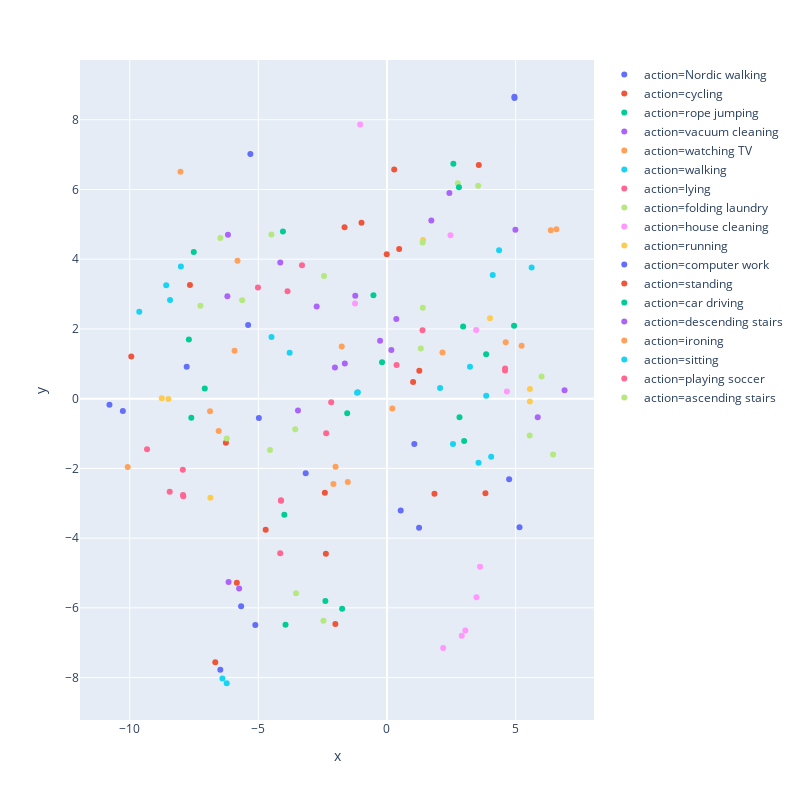

This figure's notebook cell:
### Code cell
# view spatial distribution after transfer learning 
tsne_simulate(ae_model1, sample_dl, Id2Label)

### Figure 1 — Plotly figure (JSON) as saved in the notebook; plotly's stock layout.template omitted (floating-point values rounded to 4 significant figures)
{"data": [{"hoverlabel": {"namelength": 0}, "hovertemplate": "action=Nordic walking<br>x=%{x}<br>y=%{y}", "legendgroup": "action=Nordic walking", "marker": {"color": "#636efa", "symbol": "circle"}, "mode": "markers", "name": "action=Nordic walking", "showlegend": true, "type": "scatter", "x": [-5.67, -4.981, -3.159, -7.785, 5.152, 4.748, -5.398], "xaxis": "x", "y": [-5.957, -0.5574, -2.142, 0.9134, -3.688, -2.31, 2.112], "yaxis": "y"}, {"hoverlabel": {"namelength": 0}, "hovertemplate": "action=cycling<br>x=%{x}<br>y=%{y}", "legendgroup": "action=cycling", "marker": {"color": "#EF553B", "symbol": "circle"}, "mode": "markers", "name": "action=cycling", "showlegend": true, "type": "scatter", "x": [0.473, -0.9903, -0.0105, 1.015, -9.939, 1.256, -2.375, -2.415, 0.2798, -1.649], "xaxis": "x", "y": [4.294, 5.049, 4.141, 0.476, 1.21, 0.7986, -4.446, -2.701, 6.576, 4.919], "yaxis": "y"}, {"hoverlabel": {"namelength": 0}, "hovertemplate": "action=rope jumping<br>x=%{x}<br>y=%{y}", "legendgroup": "action=rope jumping", "marker": {"color": "#00cc96", "symbol": "circle"}, "mode": "markers", "name": "action=rope jumping", "showlegend": true, "type": "scatter", "x": [-7.7, -2.394, -7.51, 2.58, -1.744, -7.605, -4.044, 2.819, -3.944, -7.084], "xaxis": "x", "y": [1.694, -5.801, 4.206, 6.737, -6.023, -0.5457, 4.792, -0.531, -6.483, 0.2884], "yaxis": "y"}, {"hoverlabel": {"namelength": 0}, "hovertemplate": "action=vacuum cleaning<br>x=%{x}<br>y=%{y}", "legendgroup": "action=vacuum cleaning", "marker": {"color": "#ab63fa", "symbol": "circle"}, "mode": "markers", "name": "action=vacuum cleaning", "showlegend": true, "type": "scatter", "x": [-6.181, 1.723, -6.157, -4.147, 2.424, 0.1698, -2.733, -6.204, -1.233], "xaxis": "x", "y": [4.703, 5.112, -5.26, 3.905, 5.899, 1.397, 2.644, 2.94, 2.952], "yaxis": "y"}, {"hoverlabel": {"namelength": 0}, "hovertemplate": "action=watching TV<br>x=%{x}<br>y=%{y}", "legendgroup": "action=watching TV", "marker": {"color": "#FFA15A", "symbol": "circle"}, "mode": "markers", "name": "action=watching TV", "showlegend": true, "type": "scatter", "x": [6.367, 2.157, -5.925, -1.758, 6.586, -8.028], "xaxis": "x", "y": [4.831, 1.327, 1.376, 1.494, 4.862, 6.51], "yaxis": "y"}, {"hoverlabel": {"namelength": 0}, "hovertemplate": "action=walking<br>x=%{x}<br>y=%{y}", "legendgroup": "action=walking", "marker": {"color": "#19d3f3", "symbol": "circle"}, "mode": "markers", "name": "action=walking", "showlegend": true, "type": "scatter", "x": [-1.163, 5.622, 4.356, 3.558, -1.133, 2.064, 4.111, 2.566, 3.226, 3.856], "xaxis": "x", "y": [0.1731, 3.761, 4.26, -1.836, 0.1852, 0.3079, 3.548, -1.304, 0.9133, 0.08179], "yaxis": "y"}, {"hoverlabel": {"namelength": 0}, "hovertemplate": "action=lying<br>x=%{x}<br>y=%{y}", "legendgroup": "action=lying", "marker": {"color": "#FF6692", "symbol": "circle"}, "mode": "markers", "name": "action=lying", "showlegend": true, "type": "scatter", "x": [-7.935, -2.364, 4.591, -8.445, -7.928, 1.379, -2.168, -7.917, -9.326, 4.587], "xaxis": "x", "y": [-2.036, -0.9934, 0.8677, -2.67, -2.764, 1.964, -0.1038, -2.797, -1.454, 0.8091], "yaxis": "y"}, {"hoverlabel": {"namelength": 0}, "hovertemplate": "action=folding laundry<br>x=%{x}<br>y=%{y}", "legendgroup": "action=folding laundry", "marker": {"color": "#B6E880", "symbol": "circle"}, "mode": "markers", "name": "action=folding laundry", "showlegend": true, "type": "scatter", "x": [-4.547, -5.629, 2.756, -3.536, -2.445, -7.252, -2.471, -3.566, 1.392], "xaxis": "x", "y": [-1.475, 2.825, 6.178, -5.58, 3.519, 2.663, -6.37, -0.8765, 2.609], "yaxis": "y"}, {"hoverlabel": {"namelength": 0}, "hovertemplate": "action=house cleaning<br>x=%{x}<br>y=%{y}", "legendgroup": "action=house cleaning", "marker": {"color": "#FF97FF", "symbol": "circle"}, "mode": "markers", "name": "action=house cleaning", "showlegend": true, "type": "scatter", "x": [2.906, 4.659, 3.044, 3.618, 3.48, 2.184, 2.467, -1.043, -1.242, 3.467], "xaxis": "x", "y": [-6.799, 0.2025, -6.65, -4.822, -5.699, -7.151, 4.689, 7.865, 2.73, 1.966], "yaxis": "y"}, {"hoverlabel": {"namelength": 0}, "hovertemplate": "action=running<br>x=%{x}<br>y=%{y}", "legendgroup": "action=running", "marker": {"color": "#FECB52", "symbol": "circle"}, "mode": "markers", "name": "action=running", "showlegend": true, "type": "scatter", "x": [-8.753, 5.555, 4.004, -6.865, -8.497, 1.402, 5.554], "xaxis": "x", "y": [0.01464, 0.2798, 2.305, -2.839, -0.01129, 4.548, -0.07932], "yaxis": "y"}, {"hoverlabel": {"namelength": 0}, "hovertemplate": "action=computer work<br>x=%{x}<br>y=%{y}", "legendgroup": "action=computer work", "marker": {"color": "#636efa", "symbol": "circle"}, "mode": "markers", "name": "action=computer work", "showlegend": true, "type": "scatter", "x": [1.248, -10.27, 0.5329, -6.478, 4.955, 1.062, -10.79, 4.953, -5.31, -5.118], "xaxis": "x", "y": [-3.701, -0.3565, -3.207, -7.773, 8.627, -1.302, -0.1746, 8.66, 7.02, -6.49], "yaxis": "y"}, {"hoverlabel": {"namelength": 0}, "hovertemplate": "action=standing<br>x=%{x}<br>y=%{y}", "legendgroup": "action=standing", "marker": {"color": "#EF553B", "symbol": "circle"}, "mode": "markers", "name": "action=standing", "showlegend": true, "type": "scatter", "x": [-4.715, 3.826, 1.845, -7.658, -6.261, -5.836, -2.007, 3.568, -6.674], "xaxis": "x", "y": [-3.757, -2.716, -2.729, 3.26, -1.268, -5.281, -6.464, 6.701, -7.558], "yaxis": "y"}, {"hoverlabel": {"namelength": 0}, "hovertemplate": "action=car driving<br>x=%{x}<br>y=%{y}", "legendgroup": "action=car driving", "marker": {"color": "#00cc96", "symbol": "circle"}, "mode": "markers", "name": "action=car driving", "showlegend": true, "type": "scatter", "x": [2.999, -1.546, -0.1925, 2.797, -3.99, -0.5271, 2.958, 3.854, 4.938], "xaxis": "x", "y": [-1.214, -0.4202, 1.042, 6.063, -3.329, 2.968, 2.07, 1.274, 2.092], "yaxis": "y"}, {"hoverlabel": {"namelength": 0}, "hovertemplate": "action=descending stairs<br>x=%{x}<br>y=%{y}", "legendgroup": "action=descending stairs", "marker": {"color": "#ab63fa", "symbol": "circle"}, "mode": "markers", "name": "action=descending stairs", "showlegend": true, "type": "scatter", "x": [6.902, 5.859, -2.023, -0.2687, -1.638, 0.3624, -3.46, 4.991, -5.747], "xaxis": "x", "y": [0.2406, -0.5318, 0.8914, 1.662, 1.005, 2.285, -0.3405, 4.842, -5.448], "yaxis": "y"}, {"hoverlabel": {"namelength": 0}, "hovertemplate": "action=ironing<br>x=%{x}<br>y=%{y}", "legendgroup": "action=ironing", "marker": {"color": "#FFA15A", "symbol": "circle"}, "mode": "markers", "name": "action=ironing", "showlegend": true, "type": "scatter", "x": [0.2081, -6.542, -1.523, -6.878, -10.08, -5.809, -1.999, 4.615, -2.081, 5.232], "xaxis": "x", "y": [-0.2842, -0.9283, -2.392, -0.3575, -1.961, 3.955, -1.95, 1.616, -2.447, 1.519], "yaxis": "y"}, {"hoverlabel": {"namelength": 0}, "hovertemplate": "action=sitting<br>x=%{x}<br>y=%{y}", "legendgroup": "action=sitting", "marker": {"color": "#19d3f3", "symbol": "circle"}, "mode": "markers", "name": "action=sitting", "showlegend": true, "type": "scatter", "x": [4.049, -9.629, -6.396, -4.488, -8.011, -6.23, -8.433, -8.582, -3.784], "xaxis": "x", "y": [-1.668, 2.495, -8.028, 1.767, 3.789, -8.163, 2.833, 3.256, 1.316], "yaxis": "y"}, {"hoverlabel": {"namelength": 0}, "hovertemplate": "action=playing soccer<br>x=%{x}<br>y=%{y}", "legendgroup": "action=playing soccer", "marker": {"color": "#FF6692", "symbol": "circle"}, "mode": "markers", "name": "action=playing soccer", "showlegend": true, "type": "scatter", "x": [-3.304, 0.3727, -3.866, -4.123, -5.016, -4.15, -4.119], "xaxis": "x", "y": [3.825, 0.967, 3.084, -2.925, 3.187, -4.432, -2.912], "yaxis": "y"}, {"hoverlabel": {"namelength": 0}, "hovertemplate": "action=ascending stairs<br>x=%{x}<br>y=%{y}", "legendgroup": "action=ascending stairs", "marker": {"color": "#B6E880", "symbol": "circle"}, "mode": "markers", "name": "action=ascending stairs", "showlegend": true, "type": "scatter", "x": [5.546, 1.314, 1.385, -6.476, 6.008, -6.229, 6.456, -4.492, 3.544], "xaxis": "x", "y": [-1.059, 1.44, 4.482, 4.609, 0.6388, -1.146, -1.604, 4.71, 6.106], "yaxis": "y"}], "layout": {"height": 800, "legend": {"tracegroupgap": 0}, "margin": {"t": 60}, "width": 800, "xaxis": {"anchor": "y", "domain": [0, 1], "title": {"text": "x"}}, "yaxis": {"anchor": "x", "domain": [0, 1], "title": {"text": "y"}}}}
